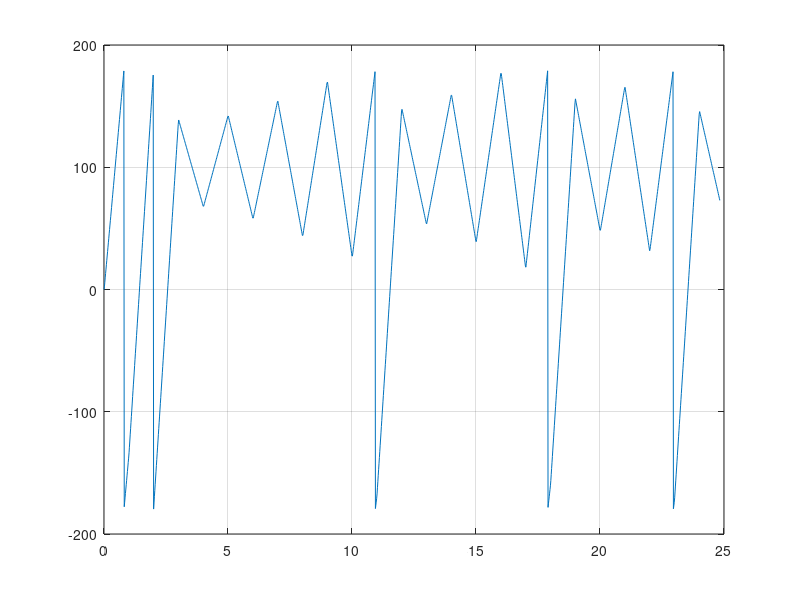

MATLAB code to generate this figure:
p = dlmread('6.csv', ';', 1, 0);

nz = find(p(:,4));

p = p(nz-1:end,:);

t0 = p(1,1);
p(:,1) = (p(:,1) - t0) * 10^(-6);
plot(p(:, 1), p(:,4));
grid;

%axis([0 12 d0 120])